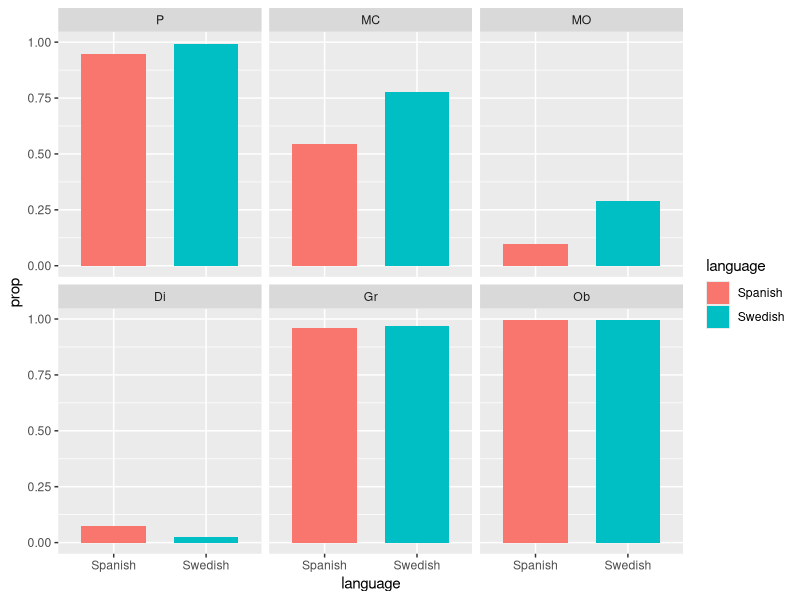

R code for this plot: (Note: this script raises an error after producing the figure.)
# Reproduce analyses for norming study

library(plyr)
library(reshape2)  # e.g. melt()
library(ggplot2)
library(knitr)  # e.g. kable() function
library(lme4)  # fit mixed models (version used: lme4_1.1-7)
library(reshape2)  # converting data from wide to long format and viceversa


###############################################################
## Convenience functions
###############################################################

# compute standard error (takes care of vectors that contain NA's)
se <- function(x) sd(x, na.rm = TRUE) / sqrt(sum(!is.na(x)))


###############################################################
## Import norming data and column renaming
###############################################################

# import coded linguistic data in wide format
norms <- read.csv("data_norms.csv")
head(norms)
# Each row stands for a description of one item by a participant
# Columns Path, ..., Object are binary and indicate whether the given semantic
# information was expressed or not. Similarly, "Verb_P" indicates whether the
# main verb expressed Path information, ..., "OutsideV_MO" indicates whether
# Manner of Object was expressed outside of the main verb.

# rename columns for ease of reference
norms <- rename(norms, c("Path"="P", "MannerCause"="MC", "MannerObject"="MO",
                         "Direction" = "Di", "Ground" = "Gr", "Object" = "Ob"))
head(norms)

# number of subjects per language
table(unique(norms[, c("language", "subject")])$language)


###############################################################
## Proportion of descriptions mentioning each component
###############################################################

# wide to long format
norms_l <- melt(norms, id = c("language", "subject"),
                measure.vars = c("P", "MC", "MO", "Di", "Gr", "Ob"),
                variable.name = "ConceptComp")

# by-subject averages
norms_bs <- ddply(norms_l, .(language, subject, ConceptComp), summarise,
                  prop = sum(value) / length(value))

# plot (not included in the paper)
plot_norms <- ggplot(norms_bs, aes(x = language, y = prop, fill = language)) +
  stat_summary(fun.y = mean, geom = "bar", aes(width = .7)) + 
  stat_summary(fun.data = mean_cl_boot, geom = "errorbar", width = 0.2) +
  facet_wrap(~ ConceptComp)
plot_norms

# by language: average and StandardError (reported in Supporting Information)
norms_bylang <- ddply(
  norms_bs, .(language, ConceptComp), summarise,
  MeanProp = round(mean(prop),2), SE = round(se(prop), 2))
kable(norms_bylang)
# Note that SE assumes normality in probability space, which is a wrong
# assumption. We use it here only for quick reference and because it's easily
# understood. The mixed models below handle this in the correct way.

# clean up
rm(norms_bs, norms_bylang, plot_norms, norms_l)


###############################################################
## Logistic mixed models to test for differences in mentioning components
###############################################################

## fit models  to test whether the likelihood of expressing each component
## differs between languages?

# effect coding for language variable
contrasts(norms$language) <- contr.treatment(2)
colnames(contrasts(norms$language)) <- "Swe_vs_Spa"
contrasts(norms$language)

# model formula
norms_form <- "~ 1 + language + (1 | subject) + (1 + language | videoname)"

# Path
fm_norms_P <- glmer(  # fails to converge
  formula = as.formula(paste("P", norms_form)),
  data = norms, family = binomial(link="logit")
)
# ... fails to converge, so simplify:
# Path (remove random effect interaction, it's the maximal that converges)
fm_norms_P <- glmer(
  P ~ 1 + language + (1 | subject) + (1 | videoname) + (0+language|videoname),
  data = norms, family = binomial(link="logit"))
summary(fm_norms_P)

# MannerCause
fm_norms_MC <- glmer(
  formula = as.formula(paste("MC", norms_form)),
  data = norms, family = binomial(link="logit")
)
summary(fm_norms_MC)

# MannerObject
fm_norms_MO <- glmer( 
  formula = as.formula(paste("MO", norms_form)),
  data = norms, family = binomial(link="logit")
)
summary(fm_norms_MO)


## summary of Norming study (put it all into a single dataframe): 
# the three models reported in paper and Supporting Information
norms_summ <- rbind(
  summary(fm_norms_P)$coefficients,
  summary(fm_norms_MC)$coefficients,
  summary(fm_norms_MO)$coefficients)
# add the outcome variable in each model
norms_summary <- data.frame(
  ConceptComp = rep(c("P", "MC", "MO"), each=2),
  predictor = row.names(norms_summ),
  norms_summ,
  row.names=NULL)

# bonferroni adjustments (multiply p-values by 3 to stay at nominal alpha)
norms_summary$p_bonferr <- 3 * norms_summary$Pr...z..

# round off to 3 decimals
norms_summary[, 3:7] <- lapply(norms_summary[, 3:7], function(x) round(x, 3))

# Table reported in Supporting information (only corrected p-values shown)
norms_summary[, -6]
# NB: in the main text only the coefficient for comparison Swe vs Spa is
# reported.


# An analogous model is also reported for Ground (Supporting information). This
# is to check whether Spanish speakers' greater reliance on Ground (compound
# analysis) can be explained by greater tendency to mention this component in 
# Spanish than in Swedish.
fm_norms_Gr <- glmer( 
  formula = as.formula(paste("Gr", norms_form)),
  data = norms, family = binomial(link="logit")
)
summary(fm_norms_Gr)
# This is not the case, no difference in Ground mentions between languages!

# remove clutter
rm(norms_summ, norms_summary, fm_norms_MC, fm_norms_MO, fm_norms_P,
   fm_norms_Gr, norms_form)


###############################################################
## Semantics-to-syntax mapping
###############################################################

# Where was the information expressed, in main Verb or outside of main verb?

# Rearrange information in dataframe (convenience function)
widetolong <- function(d = norms) {
  cols <- names(d)
  # intialize dataframe that will be output
  out <- data.frame()
  # loop through each semantic component
  for (i in 0:2) {
    # currcols are the columns containing information about a given semantic
    # component (P, MC, MO in each of the loops)
    currcols <- names(d)[c(4, 10, 13) + i]
    # current component in loop (P, MC, MO)
    currcomp <- names(d)[4 + i]
    # first to long for component in loop
    tmp_l <- melt(d, id.vars = c("language", "subject", "videoname"),
                  measure.vars = currcols)
    # then to wide
    tmp_w <- dcast(tmp_l, language + subject + videoname ~ variable,
                   value.var = "value")
    # Rename columns with a general name
    names(tmp_w)[4:6] <- c("Expressed", "in_Verb", "outside_Verb")
    # Add a column about the current component
    tmp_w$component <- currcomp
    # append to final data frame
    out <- rbind(out, tmp_w)
  }
  out
}
# convert data to suitable long format
norms_l <- widetolong()
head(norms_l)
# factor levels in order used in the paper
norms_l$component <- factor(norms_l$component, levels = c("P", "MC", "MO"))
# arrange as table
tb_mapping <- ddply(
  norms_l, .(language, component), summarise,
  V = sum(in_Verb / length(in_Verb)),
  Outside_V = sum(outside_Verb / length(outside_Verb)),
  Total = sum(Expressed / length(Expressed))
  )
# express as percentage and round to 1 decimal place
tb_mapping[, 3:5] <- lapply(tb_mapping[, 3:5], function(x) round(100 * x, 1))
# This is Table 1 in the paper (from norming study)
tb_mapping
